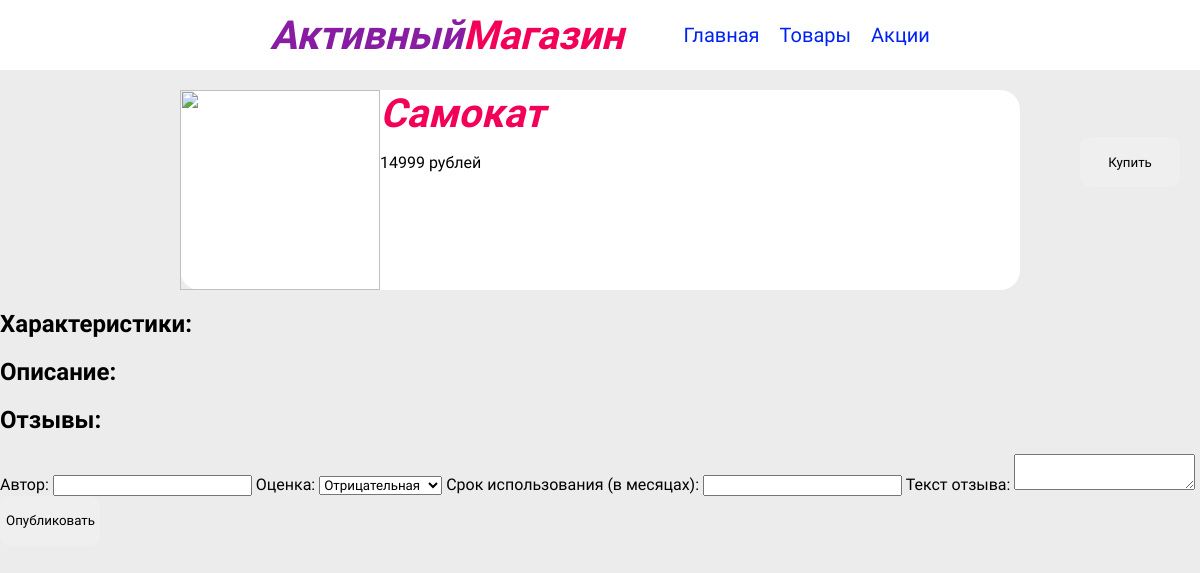
The app's page /product/2, older data.
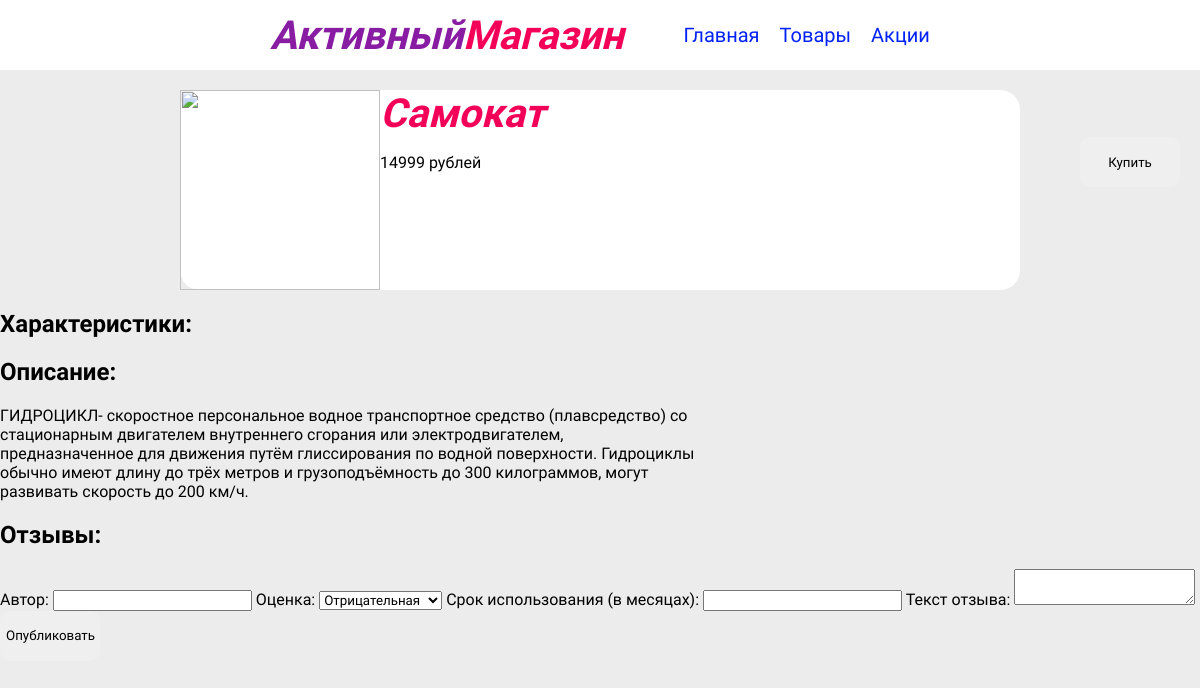
The same page, newer data.
### shop/models.py (models this page shows)
class Product(models.Model):
    description = models.TextField()
    price = models.IntegerField()
    image_url = models.CharField(max_length=1024)

### shop/views.py (the view)
# urls.py: path("product/<int:id>", views.view_product, name="view_product")
def view_product(request, id):
    product = Product.objects.filter(id=id).first()
    return render(request, 'product.html', {
        'product': product
    })

### shop/templates/product.html (shortened to what this page needs)
{% load static %}
<link rel="stylesheet" href="{% static 'style.css' %}">
<div class="navigation">
<h1><span style="color: #881ca3">Активный</span>Магазин</h1>
    <a class="navlink" href="/">Главная</a>
        <a class="navlink" href="/products">Товары</a>
        <a class="navlink" href="/discounts">Акции</a>
</div>
<div class="productDetails">
    <img src="https://cdn.poryadok.ru/upload/iblock/f1a/f1a35d9e5c981c801dc5e6d2040ecf41.jpg">
    <div>
        <h1>Самокат</h1>
        <div class="productPrice">
            <p>14999 рублей</p>
            <button>Купить</button>
        </div>
    </div>
</div>
<div class="productDescription">
    <h2>Характеристики: </h2>
</div>
<div class="productDescription">
    <h2>Описание:</h2>
    <p>{{ product.description }}</p>
</div>
<div class="productDescription">
    <h2>Отзывы:</h2>
    <form class="createReview" method="post">
        <label for="author">Автор:</label>
        <input name="author">
        <label for="rating">Оценка:</label>
        <select name="rating">
            <option value="0">Отрицательная</option>
        </select>
        <label for="duration">Срок использования (в месяцах):</label>
        <input name="duration">
        <label for="review">Текст отзыва:</label>
        <textarea name="review"></textarea>
        <button id="publishButton">Опубликовать</button>
    </form>
</div>

Row changes from the older to the newer data that the page shows:
added Product: description "ГИДРОЦИКЛ- скоростное персональное водное транспортное средство (плавсредство) со стационарным двигателем внутреннего сгорания или электродвигателем, предназначенное для движения путём глиссирования по водной поверхности. Гидроциклы обычно имеют длину до трёх метров и грузоподъёмность до 300 килограммов, могут развивать скорость до 200 км/ч."
